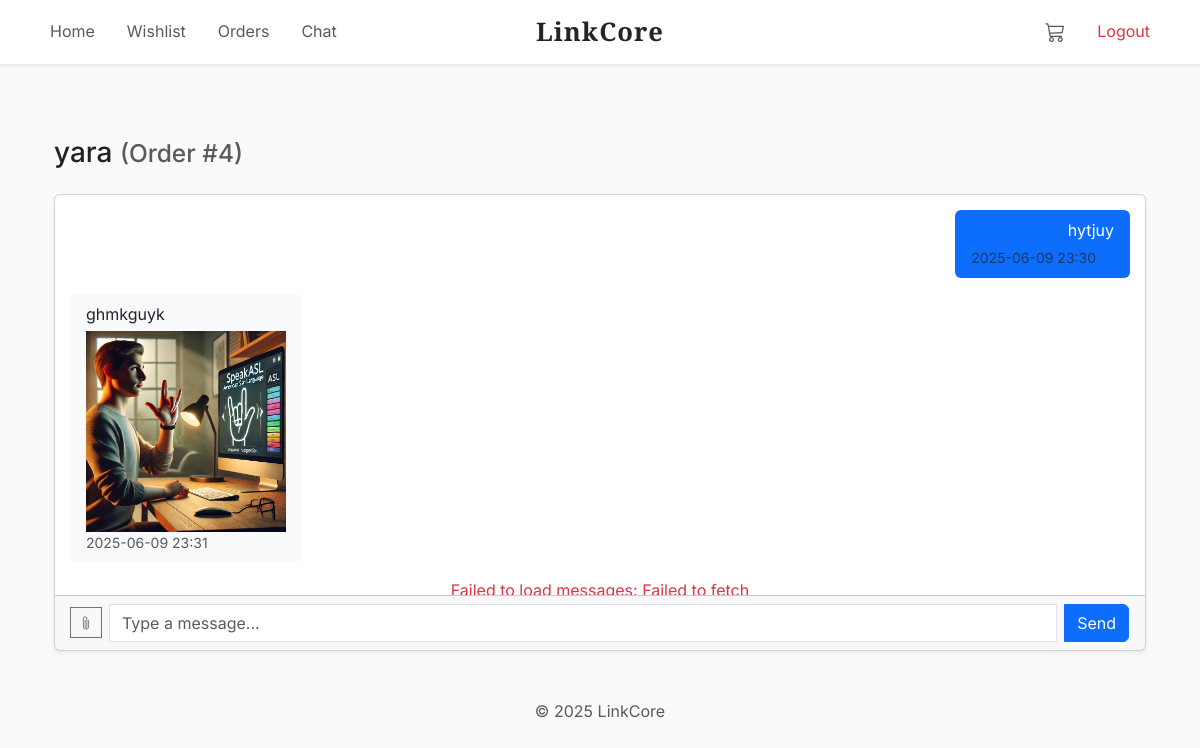
Page /chat/4 (signed in) on the committed database.
### models.py (models this page shows)
class User(db.Model):
    __tablename__ = 'users'
    id = db.Column(db.Integer, primary_key=True)
    name = db.Column(db.String(100), nullable=False)
    email = db.Column(db.String(120), unique=True, nullable=False)
    password = db.Column(db.String(200), nullable=False)
    role = db.Column(db.String(20), nullable=False)  # 'factory' or 'seller'
    created_at = db.Column(db.DateTime, default=datetime.utcnow)
    factory = db.relationship('Factory', backref='factory_user', uselist=False, foreign_keys='Factory.user_id')
    orders = db.relationship('Order', backref='seller', foreign_keys='Order.seller_id')
    chats_started = db.relationship('Chat', backref='chat_user1', foreign_keys='Chat.user1_id')
    chats_received = db.relationship('Chat', backref='chat_user2', foreign_keys='Chat.user2_id')
    messages_sent = db.relationship('Message', backref='message_sender', foreign_keys='Message.sender_id')
    ratings = db.relationship('Rating', backref='user')
    comments = db.relationship('Comment', backref='user')
    wishlist = db.relationship('Wishlist', backref='user')
    cart = db.relationship('Cart', backref='user', uselist=False, cascade="all, delete-orphan")

class Chat(db.Model):
    __tablename__ = 'chats'
    id = db.Column(db.Integer, primary_key=True)
    user1_id = db.Column(db.Integer, db.ForeignKey('users.id'), nullable=False)
    user2_id = db.Column(db.Integer, db.ForeignKey('users.id'), nullable=False)
    order_id = db.Column(db.Integer, db.ForeignKey('orders.id'), nullable=True)
    started_at = db.Column(db.DateTime, default=datetime.utcnow)
    last_updated = db.Column(db.DateTime, default=datetime.utcnow, onupdate=datetime.utcnow)
    user1_typing = db.Column(db.Boolean, default=False)
    user2_typing = db.Column(db.Boolean, default=False)
    order = db.relationship('Order', back_populates='chat')
    messages = db.relationship('Message', backref='chat', cascade="all, delete-orphan")

class Message(db.Model):
    __tablename__ = 'messages'
    id = db.Column(db.Integer, primary_key=True)
    chat_id = db.Column(db.Integer, db.ForeignKey('chats.id'), nullable=False)
    sender_id = db.Column(db.Integer, db.ForeignKey('users.id'), nullable=False)
    content = db.Column(db.Text, nullable=True)
    attachment_url = db.Column(db.String(255))
    is_read = db.Column(db.Boolean, default=False)
    timestamp = db.Column(db.DateTime, default=datetime.utcnow)

### routes/chat.py (the view)
@chat_bp.route('/<int:chat_id>', endpoint='view_chat')
def view_chat(chat_id):
    ok, resp = user_required()
    if not ok:
        return resp
    user = resp
    chat = Chat.query.get_or_404(chat_id)
    if user.id not in (chat.user1_id, chat.user2_id):
        logger.error(f"User {user.id} unauthorized for chat {chat_id}")
        abort(403)
    messages = Message.query.filter_by(chat_id=chat.id).order_by(Message.timestamp.asc()).all()
    logger.debug(f"Chat {chat_id}: user1_id={chat.user1_id}, user2_id={chat.user2_id}, messages={len(messages)}")
    if not chat.chat_user1 or not chat.chat_user2:
        logger.error(f"Chat {chat_id} missing user1 or user2: user1={chat.chat_user1}, user2={chat.chat_user2}")
        flash('Invalid chat participants.', 'error')
        return redirect(url_for('chat.list_chats'))
    template = 'chat/factory_chat_room.html' if user.role == 'factory' else 'chat/chat_room.html'
    return render_template(template, user=user, chat=chat, messages=messages)

### routes/chat.py (called while the page is built)
def user_required():
    if 'user_id' not in session:
        flash('Please log in first.', 'error')
        return False, redirect(url_for('auth.index'))
    user = User.query.get(session['user_id'])
    if not user:
        flash('User not found.', 'error')
        session.pop('user_id', None)
        return False, redirect(url_for('auth.index'))
    return True, user

### templates/chat/chat_room.html (shortened to what this page needs)
{% extends "customer_base.html" %}
{% block content %}
<div class="container mt-4">
    <h3 class="mb-4">
        {% if chat.user2_id == user.id %}
            {{ chat.chat_user1.name if chat.chat_user1 else 'Unknown User' }}
        {% else %}
            {{ chat.chat_user2.name if chat.chat_user2 else 'Unknown User' }}
        {% endif %}
        {% if chat.order %}
            <small class="text-muted"> (Order #{{ chat.order_id }})</small>
        {% endif %}
    </h3>
    <div class="card shadow-sm">
        <div class="chat-messages" id="chat-messages" data-chat="{{ chat.id }}" data-user="{{ user.id }}" style="height: 400px; overflow-y: auto; padding: 15px;">
            {% for message in messages %}
                <div class="message {{ 'text-end' if message.sender_id == user.id else 'text-start' }} mb-3" data-message-id="{{ message.id }}">
                    <div class="d-inline-block p-2 px-3 rounded {{ 'bg-primary text-white' if message.sender_id == user.id else 'bg-light' }}">
                        <p class="mb-1">
    {{
        message.content.strip()|truncate(50)
        if message.content and message.content.strip() else
        ('Attachment' if message.attachment_url else 'No content')
    }}
</p>
                        {% if message.attachment_url %}
                            <div class="attachment">
                                {% set ext = message.attachment_url.lower().rsplit('.', 1)[-1] %}
                                {% if ext in ['png', 'jpg', 'jpeg', 'gif'] %}
                                    <img src="{{ url_for('static', filename=message.attachment_url) }}" alt="Attachment" class="img-fluid" style="max-width: 200px;">
                                {% else %}
                                    <a href="{{ url_for('static', filename=message.attachment_url) }}" download>
                                        <i class="bi bi-file-earmark-arrow-down"></i> Download Attachment
                                    </a>
                                {% endif %}
                            </div>
                        {% endif %}
                        <small class="text-muted d-block">
                            {{ message.timestamp.strftime("%Y-%m-%d %H:%M") }}
                            {% if message.sender_id == user.id %}
                                <i class="bi bi-check2-all {{ 'text-primary' if message.is_read else 'text-muted' }}"></i>
                            {% endif %}
                        </small>
                    </div>
                </div>
            {% endfor %}
        </div>
        <div class="card-footer">
            <form id="chat-form" action="{{ url_for('chat.send_message', chat_id=chat.id) }}" method="POST" enctype="multipart/form-data">
                <div class="input-group d-flex align-items-center">
                    <button type="button" class="btn btn-outline-secondary btn-sm me-2" onclick="document.getElementById('fileInput').click()">
                        <i class="bi bi-paperclip"></i>
                    </button>
                    <input type="text" id="content" name="content" class="form-control me-2" placeholder="Type a message..." autocomplete="off">
                    <button type="submit" class="btn btn-primary">Send</button>
                </div>
            </form>
        </div>
    </div>
</div>
{% endblock %}

### templates/customer_base.html (style rules this page uses)
body, .seller-page { font-family: 'Inter', sans-serif; font-size: 16px; line-height: 1.6; color: #222; background-color: #fafafa; }

### rows in the picture
User: chat_user2 "yara"
Chat: order_id "4"
Message: content.strip "hytjuy", timestamp "2025-06-09 23:30", is_read True (drawn)
Message: content.strip "ghmkguyk", attachment_url (picture), timestamp "2025-06-09 23:31"
